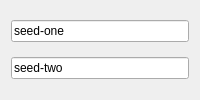
<?xml version="1.0" encoding="UTF-8"?>
<ui version="4.0">
 <class>MainWindowBindingsFixture</class>
 <widget class="QWidget" name="bindingsForm">
  <layout class="QVBoxLayout" name="bindingsLayout">
   <item><widget class="QLineEdit" name="primaryValue"><property name="text"><string>seed-one</string></property></widget></item>
   <item><widget class="QLineEdit" name="secondaryValue"><property name="text"><string>seed-two</string></property></widget></item>
  </layout>
 </widget>
 <resources/>
 <connections/>
</ui>
